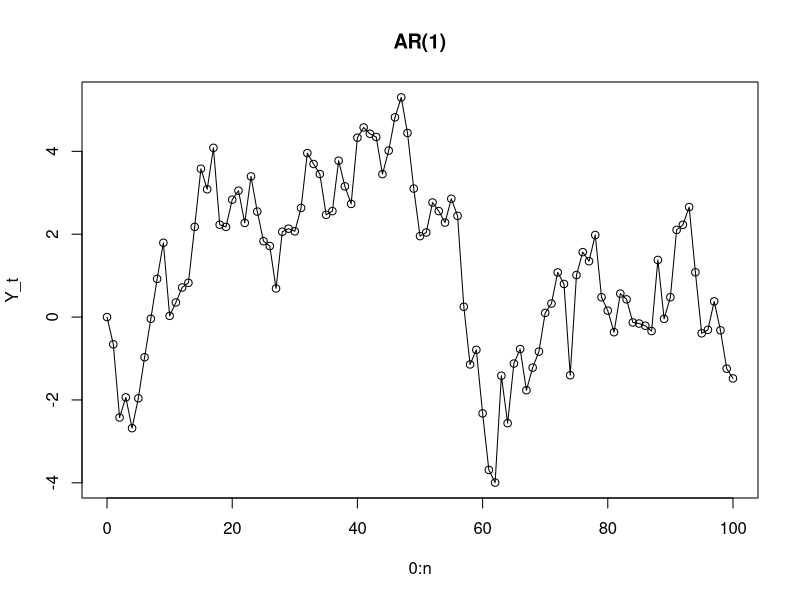
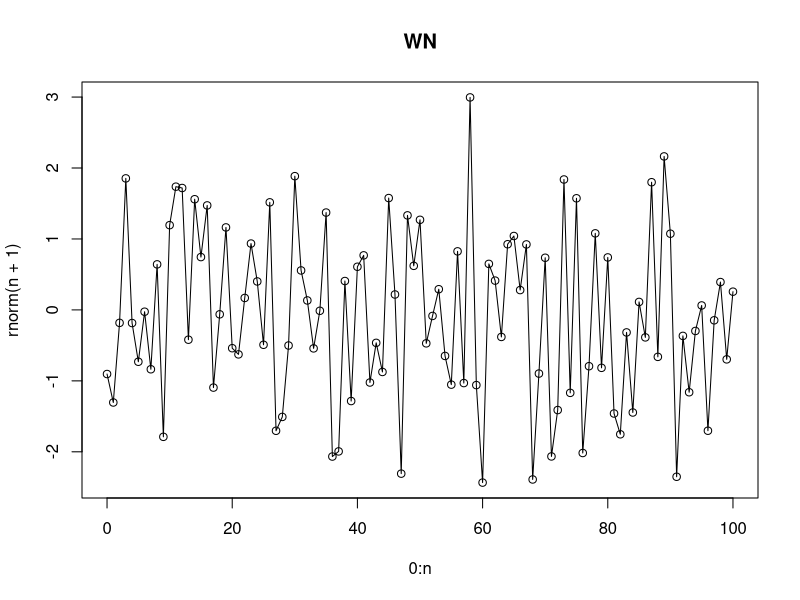

Write the R code that produced these figures, in order.

sig <- 1
phi <- .9
n <- 100
Y_t <- NULL
Y_t[1] <- 0
for (i in 1:n) {
  Y_t[i+1] <- phi*Y_t[i]+rnorm(1,sd=sig)
}
# Plot AR(1)
plot(0:n,Y_t,type="o",main="AR(1)")

# Estimate phi
lm(Y_t[2:n]~Y_t[1:(n-1)]-1)

# Plot White Noise
plot(0:n,rnorm(n+1),type="o",main="WN")



